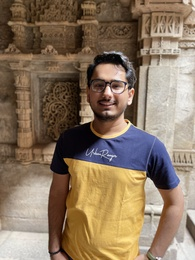
%> input picture LAB - 6/Keval_Image.jpg, 195 x 260 px, shrunk from 3024 x 4032 before the run
$ octave a_3.m   (GNU Octave 9; MATLAB toolbox functions it lacks are replaced by stand-ins)
%> lines starting %> are read from the running program, lines starting %| are printed output that depends on the picture
clear all;

img = imread('Keval_Image.jpg');
%> img is the input picture: size 260x195x3 uint8; mean R, G, B 138, 117.9, 96.6
img = rgb2gray(img);
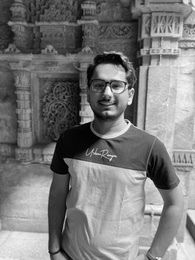
%> img: size 260x195 uint8; min 0, max 253, mean 121.5
img = imresize(img, 0.2);
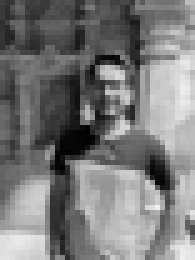
%> img: size 52x39 uint8 (shown 5 times larger); min 0, max 239, mean 121.5
img = double(img);
%> img: size 52x39 double
[m, n] = size(img);
%> m = 52; n = 39

subplot(100, 100, 1);
imshow(img, []);
title('Original Image');

box_size = 15;
standard_box_filter = ones(box_size, box_size);
[s1, s2] = size(standard_box_filter);
new_img = zeros(m, n);

g = floor(box_size / 2);

temp_img = img;
for k = 1 : 80
    for i = box_size : 1 : m - box_size
        for j = box_size : 1 : n - box_size
            temp =  temp_img((i - g) : (i + g), (j - g) : (j + g));
            new_img(i, j) = sum(sum(temp .* standard_box_filter));
        end
    end

    new_img = new_img / (s1 * s2);
    temp_img = new_img;
    subplot(100, 100, k + 1);
    imshow(new_img, []);

end
%> this loop made 80 passes
%> pass 1, `new_img = new_img / (s1 * s2);`:
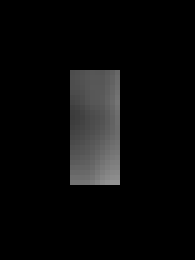
%> new_img: size 52x39 double (shown 5 times larger); min 0, max 146.6, mean 10.7
%> pass 2, `new_img = new_img / (s1 * s2);`:
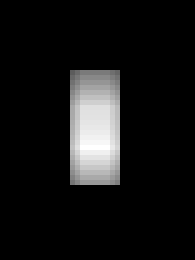
%> new_img: size 52x39 double (shown 5 times larger); min 0, max 65.32, mean 5.5; drawn with min black and max white
%> pass 3, `new_img = new_img / (s1 * s2);`:
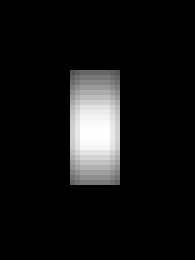
%> new_img: size 52x39 double (shown 5 times larger); min 0, max 36.3, mean 3; drawn with min black and max white
%> after the loop:
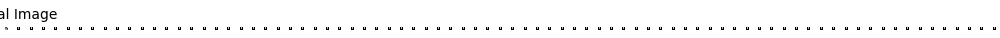
%> figure redrawn from the program's plot data, 81 panels
